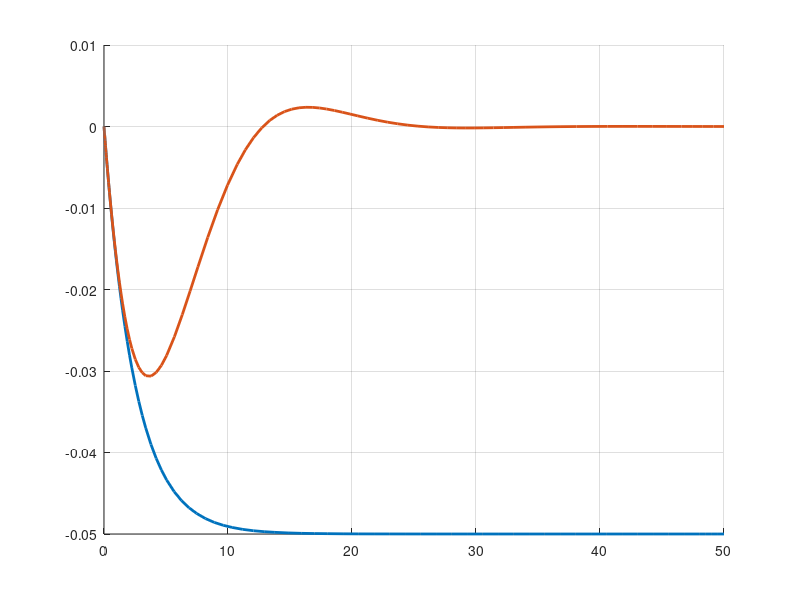

This figure's MATLAB source: (Note: this script raises an error after producing the figure.)
% Parameters
M     = 5;      % inertia
D     = 1;      % damping
R     = 1;      % droop
kappa = 0.5;    % AGC gain
DeltaP = 0.1;   % load step

tspan = [0 50];

% Droop only
f_droop = @(t,x) [
    x(2);                                     
    ( -DeltaP - (D+R)*x(2) ) / M
];

x0_d = [0; 0]; 
[td, xd] = ode45(f_droop, tspan, x0_d);

% AGC as well
f_agc = @(t,x) [
    x(2);                                      
    ( -DeltaP - (D+R)*x(2) - kappa*x(3) ) / M; 
    x(2)                                       
];

x0_a = [0; 0; 0];
[ta, xa] = ode45(f_agc, tspan, x0_a);

figure; hold on; grid on;

plot(td, xd(:,2), 'LineWidth', 2);
plot(ta, xa(:,2), 'LineWidth', 2);
ax = gca;
ax.TickLabelInterpreter = 'latex';
ax.FontSize = 12;

xlabel('Time (s)', 'Interpreter', 'latex', 'FontSize', 16);
ylabel('Frequency deviation $\omega_i$', 'Interpreter', 'latex', 'FontSize', 16);
legend('Droop only', 'Droop and AGC', 'Interpreter', 'latex', 'FontSize', 12);
